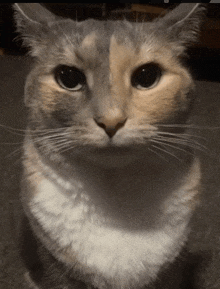
#> input picture back/worker/9jjoim.png, 220 x 289 px
$ python pixel_rearrange2.py --source 9jjoim.png
#> lines starting #> are read from the running program, lines starting #| are printed output that depends on the picture
import argparse
import os
from typing import Any, Dict

import cv2
import numpy as np
from PIL import Image
from scipy.optimize import linear_sum_assignment
from scipy.spatial.distance import cdist
from skimage import color


def load_square_rgb(path: str, side: int) -> np.ndarray:
    img = Image.open(path).convert("RGB")
    w, h = img.size
    m = min(w, h)
    left = (w - m) // 2
    top = (h - m) // 2
    img = img.crop((left, top, left + m, top + m))
    img = img.resize((side, side), Image.Resampling.LANCZOS)
    return np.array(img, dtype=np.uint8)


def decode_image_bytes(blob: bytes) -> np.ndarray:
    arr = np.frombuffer(blob, dtype=np.uint8)
    bgr = cv2.imdecode(arr, cv2.IMREAD_COLOR)
#> bgr is the input picture: shape (289, 220, 3); mean B, G, R 68.6, 79.5, 91
    if bgr is None:
        raise ValueError("Invalid image bytes")
    return cv2.cvtColor(bgr, cv2.COLOR_BGR2RGB)


def rearrange_pixels_array(
    img_rgb: np.ndarray,
    *,
    target_image_path: str,
    side: int = 64,
    alpha: float = 0.35,
    beta: float = 0.65,
) -> Dict[str, Any]:
#> called with target_image_path = '9jjoim.png', side = 64, alpha = 0.35, beta = 0.65
    if not os.path.exists(target_image_path):
        raise FileNotFoundError(f"Missing target image: {target_image_path}")

    if img_rgb.ndim != 3 or img_rgb.shape[2] != 3:
        raise ValueError("Expected RGB image array")

    src = Image.fromarray(img_rgb.astype(np.uint8), mode="RGB")
    w, h = src.size
#> w = 220; h = 289
    m = min(w, h)
#> m = 220
    left = (w - m) // 2
#> left = 0
    top = (h - m) // 2
#> top = 34
    src = src.crop((left, top, left + m, top + m)).resize((side, side), Image.Resampling.LANCZOS)
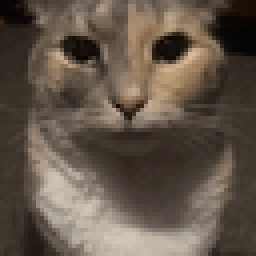
#> src: PIL image 64x64 RGB (shown 4 times larger); mean R, G, B 98.1, 85.8, 73.8
    src_rgb = np.array(src, dtype=np.uint8)
    tgt_rgb = load_square_rgb(target_image_path, side)
#> in load_square_rgb, `img = img.crop((left, top, left + m, top + m))`:
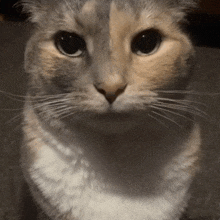
#> img: PIL image 220x220 RGB; mean R, G, B 98.1, 85.8, 73.8

    h, w = src_rgb.shape[:2]
#> h = 64; w = 64
    src_lab = color.rgb2lab(src_rgb.astype(np.float32) / 255.0).reshape(-1, 3)
    tgt_lab = color.rgb2lab(tgt_rgb.astype(np.float32) / 255.0).reshape(-1, 3)

    yy, xx = np.indices((h, w))
    src_xy = np.column_stack([xx.ravel(), yy.ravel()]).astype(np.float32)
    tgt_xy = np.column_stack([xx.ravel(), yy.ravel()]).astype(np.float32)

    src_xy_norm = src_xy / np.array([max(w - 1, 1), max(h - 1, 1)], dtype=np.float32)
    tgt_xy_norm = tgt_xy / np.array([max(w - 1, 1), max(h - 1, 1)], dtype=np.float32)

    color_cost = cdist(src_lab, tgt_lab, metric="sqeuclidean").astype(np.float32)
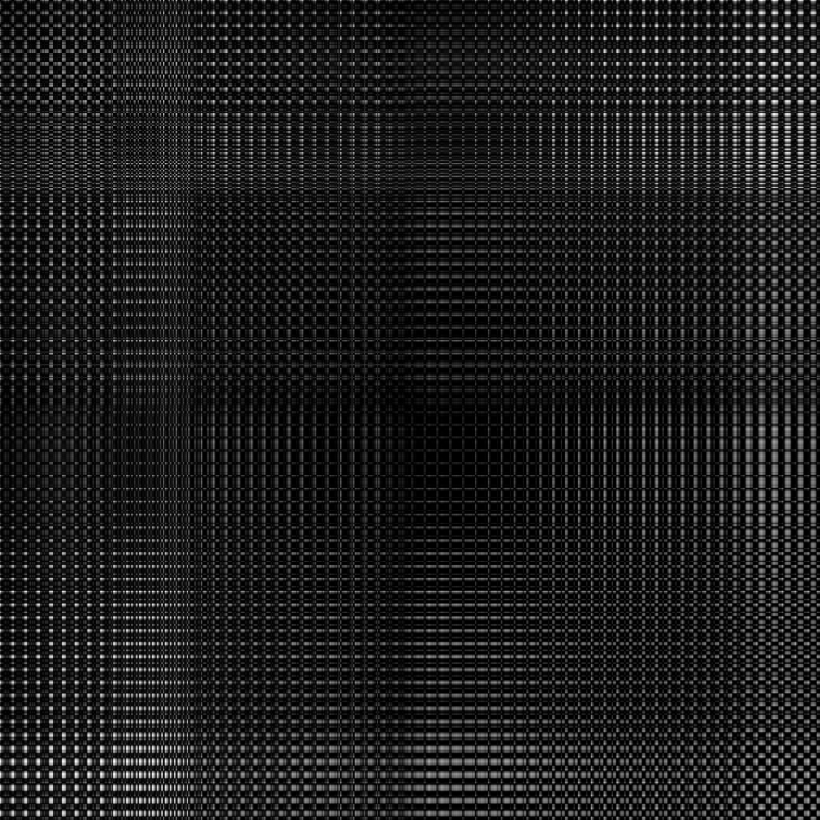
#> color_cost: shape (4096, 4096) float32 (shown at 1/5 size); min 0, max 6435.9, mean 772.6; drawn with min black and max white
    spatial_cost = cdist(src_xy_norm, tgt_xy_norm, metric="sqeuclidean").astype(np.float32)
    cost = beta * color_cost + alpha * spatial_cost
    cost -= cost.min()

    row_ind, col_ind = linear_sum_assignment(cost)
#> row_ind = 4096 values from 0 to 4095; col_ind = 4096 values from 0 to 4095

    src_flat = src_rgb.reshape(-1, 3)
    out_flat = np.zeros_like(src_flat)
    out_flat[col_ind] = src_flat[row_ind]
    out_rgb = out_flat.reshape(h, w, 3)

    out_bgr = cv2.cvtColor(out_rgb, cv2.COLOR_RGB2BGR)
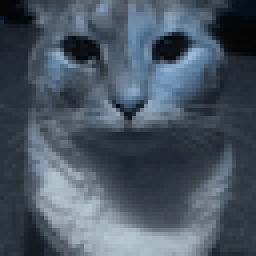
#> out_bgr: shape (64, 64, 3) (shown 4 times larger); mean R, G, B 73.8, 85.8, 98.1
    ok, encoded = cv2.imencode(".png", out_bgr)
#> encoded = 8845 values, max 255 at index 89, min 0 at index 8, mean 125.7
    if not ok:
        raise ValueError("Failed to encode rearranged image")

    mse = float(np.mean((out_rgb.astype(np.float32) - tgt_rgb.astype(np.float32)) ** 2))
#> mse = 0

    return {
        "outputted_bytes": encoded.tobytes(),
        "content_type": "image/png",
        "method": "pixel_rearrange_hungarian",
        "target_image_path": target_image_path,
        "mse": mse,
        "side": int(side),
    }


def process_bytes(source_blob: bytes) -> Dict[str, Any]:
    worker_dir = os.path.dirname(__file__)
    target_image_path = os.getenv("PIXEL_TARGET_IMAGE", os.path.join(worker_dir, "9jjoim.png"))
    side = int(os.getenv("PIXEL_REARRANGE_SIDE", "64"))
    alpha = float(os.getenv("PIXEL_ALPHA", "0.35"))
    beta = float(os.getenv("PIXEL_BETA", "0.65"))

    img_rgb = decode_image_bytes(source_blob)
    return rearrange_pixels_array(
        img_rgb,
        target_image_path=target_image_path,
        side=max(16, min(128, side)),
        alpha=alpha,
        beta=beta,
    )


def parse_args() -> argparse.Namespace:
    parser = argparse.ArgumentParser(description="Rearrange source image pixels to form a target image.")
    parser.add_argument("--source", required=True, help="Path to source image")
    parser.add_argument("--target", default="9jjoim.png", help="Path to target image")
    parser.add_argument("--out", default="pixel_rearrange2_output.png", help="Output PNG path")
    parser.add_argument("--side", type=int, default=64)
    parser.add_argument("--alpha", type=float, default=0.35)
    parser.add_argument("--beta", type=float, default=0.65)
    return parser.parse_args()


if __name__ == "__main__":
    args = parse_args()
    with open(args.source, "rb") as f:
        blob = f.read()

    img_rgb = decode_image_bytes(blob)
    res = rearrange_pixels_array(
        img_rgb,
        target_image_path=args.target,
        side=max(16, min(128, args.side)),
        alpha=args.alpha,
        beta=args.beta,
    )
#> res = 6 items
